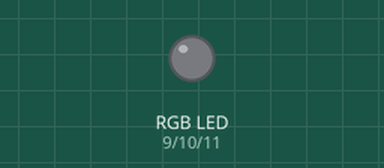
Recording of a sketch running on a simulated Arduino Uno, built with avr-gcc and run on an emulated ATmega328P. Shown: an RGB LED mixed from three pins (HIGH = lit).

Above: at 0.1 s.
At 2.1 s:
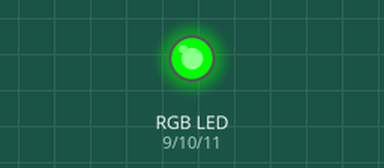
At 4.1 s:
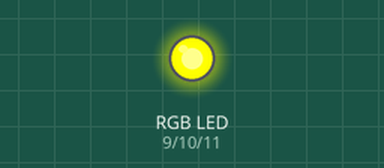
At 6.1 s:
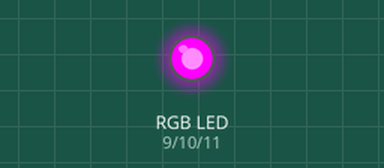
At 18.7 s:
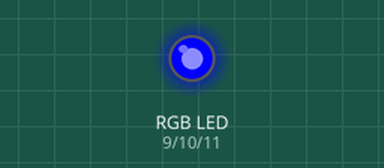
At 38.4 s:
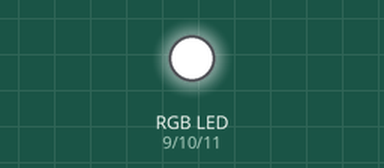
Timing chart, 0 to 40.0 s (numbered marks = the images above):
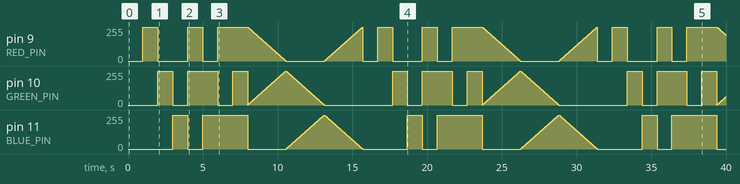

The sketch:

RGB_led.ino
```cpp
/*Red, green, blue led to make several different colors.*/

const int RED_PIN = 9;
const int GREEN_PIN = 10;
const int BLUE_PIN = 11;

// variable controls how fast we loop through the colors.
int DISPLAY_TIME = 100;  // In milliseconds

void setup() {
  // put your setup code here, to run once:
  pinMode(RED_PIN, OUTPUT);
  pinMode(GREEN_PIN, OUTPUT);
  pinMode(BLUE_PIN, OUTPUT);
}

void loop() {
  // put your main code here, to run repeatedly:

  mainColors(); //show each individual color

  showSpectrum(); // show all the colors
}

void mainColors()
{
  // Off (all LEDs off):

  digitalWrite(RED_PIN, LOW);
  digitalWrite(GREEN_PIN, LOW);
  digitalWrite(BLUE_PIN, LOW);

  delay(1000);

  // Red (turn just the red LED on):

  digitalWrite(RED_PIN, HIGH);
  digitalWrite(GREEN_PIN, LOW);
  digitalWrite(BLUE_PIN, LOW);

  delay(1000);

  // Green (turn just the green LED on):

  digitalWrite(RED_PIN, LOW);
  digitalWrite(GREEN_PIN, HIGH);
  digitalWrite(BLUE_PIN, LOW);

  delay(1000);

  // Blue (turn just the blue LED on):

  digitalWrite(RED_PIN, LOW);
  digitalWrite(GREEN_PIN, LOW);
  digitalWrite(BLUE_PIN, HIGH);

  delay(1000);

  // Yellow (turn red and green on):

  digitalWrite(RED_PIN, HIGH);
  digitalWrite(GREEN_PIN, HIGH);
  digitalWrite(BLUE_PIN, LOW);

  delay(1000);

  // Cyan (turn green and blue on):

  digitalWrite(RED_PIN, LOW);
  digitalWrite(GREEN_PIN, HIGH);
  digitalWrite(BLUE_PIN, HIGH);

  delay(1000);

  // Purple (turn red and blue on):

  digitalWrite(RED_PIN, HIGH);
  digitalWrite(GREEN_PIN, LOW);
  digitalWrite(BLUE_PIN, HIGH);

  delay(1000);

  // White (turn all the LEDs on):
  // This is because when any three lights are put together it becomes white.

  digitalWrite(RED_PIN, HIGH);
  digitalWrite(GREEN_PIN, HIGH);
  digitalWrite(BLUE_PIN, HIGH);

  delay(1000);
}

void showSpectrum()
{
  for(int x = 0; x < 767; x++)
  {
    showRGB(x);
    delay(10);
  }
}
void showRGB(int color)
{
  int redIntensity;
  int greenIntensity;
  int blueIntensity;

  if (color <= 255)
  {
    redIntensity = 255 - color;    // red goes from on to off
    greenIntensity = color;        // green is on
    blueIntensity = 0;             // blue is always off
  }
  else if (color <= 511)
  {
    redIntensity = 0;                     // red is always off
    greenIntensity = 255 - (color - 256); // green on to off
    blueIntensity = (color - 256);        // blue off to on
  }
  else
  {
    redIntensity = (color - 512);         // red off to on
    greenIntensity = 0;                   // green is always off
    blueIntensity = 255 - (color - 512);  // blue on to off
  }

  // Now that the brightness values have been set, command the LED
  // to those values

  analogWrite(RED_PIN, redIntensity);
  analogWrite(BLUE_PIN, blueIntensity);
  analogWrite(GREEN_PIN, greenIntensity);

}
```

Measured:
- by itself, pin 9 (RED_PIN): 0/255 → 255/255 at 1.0 s, → 0/255 1.0 s later, → 255/255 2.0 s later, → 0/255 1.0 s later, … (1096 changes in this stretch)
- by itself, pin 11 (BLUE_PIN): 0/255 → 255/255 at 3.0 s, → 0/255 1.0 s later, → 255/255 1.0 s later, → 0/255 3.0 s later, … (1032 changes in this stretch)
